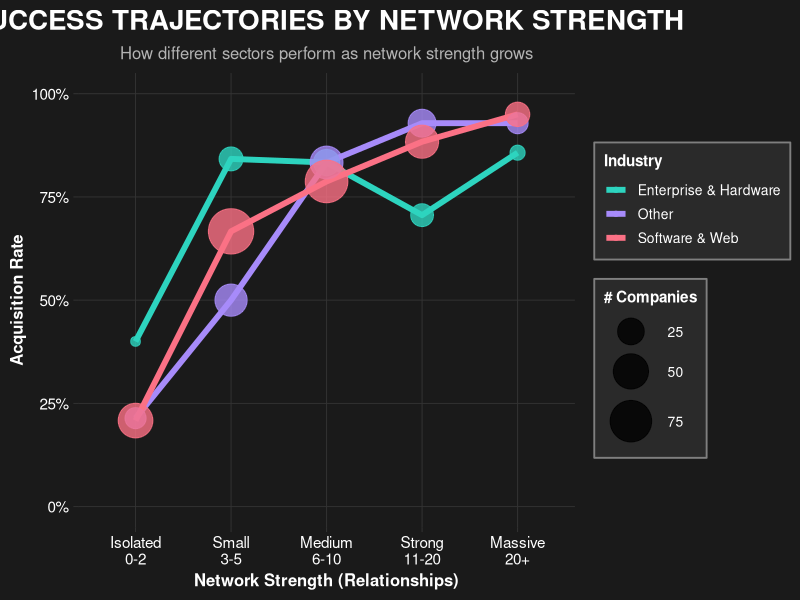
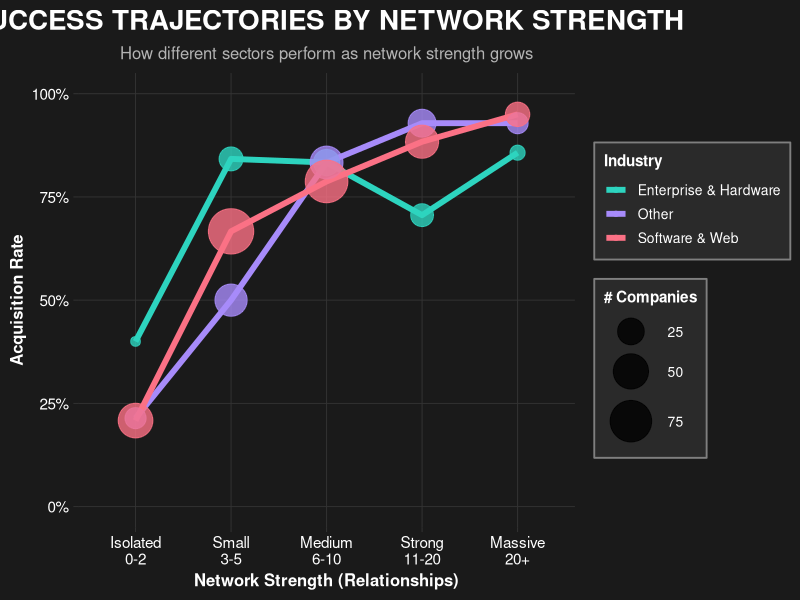

Here is the R script that generated these plots, in order:
## ---- chunk 1
knitr::opts_chunk$set(echo = TRUE, warning = FALSE, message = FALSE)
## ---- chunk 2
library(tidyverse)
library(scales)
library(readr)
## ---- chunk 3
# Load the dataset
startup_data <- read_csv("../data/02-processed/startup_data.csv", show_col_types = FALSE)

cat("Dataset loaded:", nrow(startup_data), "rows\n")
## ---- chunk 4
cat("Preparing network strength data...\n")

network_success <- startup_data %>%
    filter(!is.na(relationships), 
           !is.na(status), status != "",
           !is.na(category_code), category_code != "") %>%
    mutate(
        relationships = as.numeric(relationships),
        status = str_trim(tolower(as.character(status))),
        category_code = str_trim(as.character(category_code)) %>% 
            str_replace_all("_", " ") %>% 
            str_to_title()
    ) %>%
    filter(relationships > 0) %>%
    mutate(
        network_level = case_when(
            relationships <= 2 ~ "Isolated\n0-2",
            relationships <= 5 ~ "Small\n3-5",
            relationships <= 10 ~ "Medium\n6-10",
            relationships <= 20 ~ "Strong\n11-20",
            TRUE ~ "Massive\n20+"
        ),
        network_level = factor(network_level, levels = c(
            "Isolated\n0-2", "Small\n3-5", "Medium\n6-10", 
            "Strong\n11-20", "Massive\n20+"
        ))
    )
## ---- chunk 5
top_cats_network <- network_success %>%
    count(category_code, sort = TRUE) %>%
    head(5) %>%
    pull(category_code)

network_industry_success <- network_success %>%
    filter(category_code %in% top_cats_network) %>%
    group_by(network_level, category_code) %>%
    summarise(
        total = n(),
        acquired = sum(status == "acquired"),
        .groups = "drop"
    ) %>%
    filter(total >= 5) %>%
    mutate(acquisition_rate = acquired / total)

network_industry_success <- network_industry_success %>%
    mutate(
        category_display = case_when(
            str_detect(category_code, "Software") ~ "Software & Web",
            str_detect(category_code, "Web") ~ "Software & Web",
            str_detect(category_code, "Enterprise") ~ "Enterprise & Hardware",
            str_detect(category_code, "Hardware") ~ "Enterprise & Hardware",
            str_detect(category_code, "Biotech") ~ "Life Sciences",
            str_detect(category_code, "Games") ~ "Consumer & Media",
            str_detect(category_code, "Media") ~ "Consumer & Media",
            TRUE ~ "Other"
        )
    ) %>%
    group_by(network_level, category_display) %>%
    summarise(
        acquired = sum(acquired),
        total = sum(total),
        .groups = "drop"
    ) %>%
    mutate(acquisition_rate = acquired / total)
## ---- chunk 6
p <- ggplot(network_industry_success, 
            aes(x = network_level, y = acquisition_rate, 
                color = category_display, group = category_display,
                size = total)) +
    geom_line(size = 2) +
    geom_point(alpha = 0.8) +
    
    scale_y_continuous(labels = percent_format(), limits = c(0, 1)) +
    scale_size_continuous(range = c(3, 15), name = "# Companies") +
    scale_color_manual(
        values = c(
            "Consumer & Media" = "#F4B942",
            "Enterprise & Hardware" = "#2DD4BF",
            "Life Sciences" = "#22D3EE",
            "Other" = "#A78BFA",
            "Software & Web" = "#FB7185"
        ),
        name = "Industry"
    ) +
    
    labs(
        title = "SUCCESS TRAJECTORIES BY NETWORK STRENGTH",
        subtitle = "How different sectors perform as network strength grows",
        x = "Network Strength (Relationships)",
        y = "Acquisition Rate"
    ) +
    
    theme_dark(base_size = 14) +
    theme(
        plot.background = element_rect(fill = "#1a1a1a", color = NA),
        panel.background = element_rect(fill = "#1a1a1a", color = NA),
        panel.grid.major = element_line(color = "#333333"),
        panel.grid.minor = element_blank(),
        plot.title = element_text(color = "white", size = 20, face = "bold", hjust = 0.5),
        plot.subtitle = element_text(color = "gray70", size = 12, hjust = 0.5),
        axis.text = element_text(color = "white", size = 11),
        axis.title = element_text(color = "white", face = "bold", size = 12),
        legend.background = element_rect(fill = "#2a2a2a", color = "gray50"),
        legend.text = element_text(color = "white", size = 10),
        legend.title = element_text(color = "white", face = "bold", size = 11),
        legend.key = element_rect(fill = "#2a2a2a"),
        legend.position = "right"
    )

print(p)
## ---- chunk 7
ggsave("success_trajectories_network.png", p, 
       width = 12, height = 8, dpi = 300, bg = "#1a1a1a")

cat("\n✓ Network trajectories visualization saved!\n")
cat("File: success_trajectories_network.png\n")
